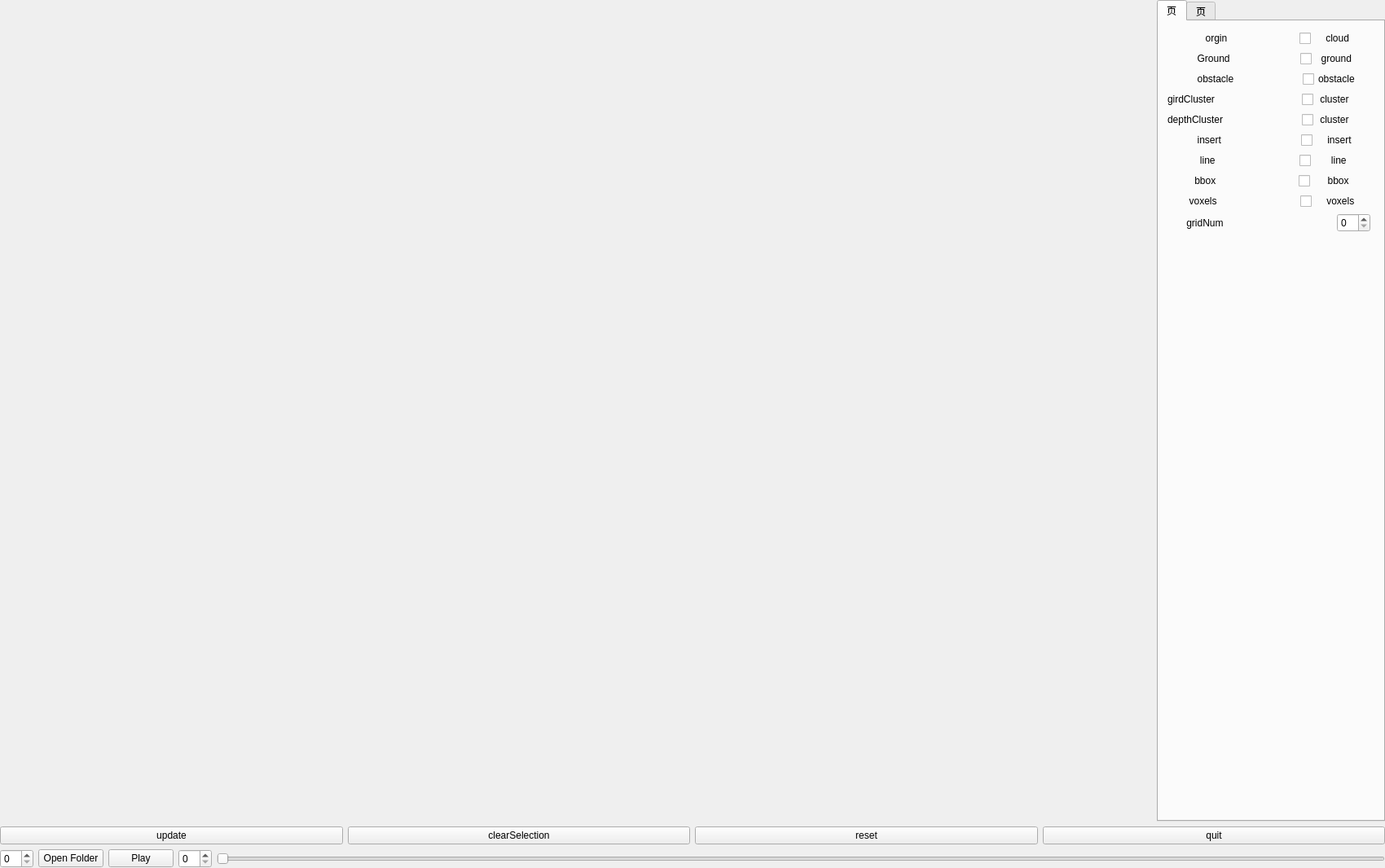
<?xml version="1.0" encoding="UTF-8"?>
<ui version="4.0">
 <class>MainWindow</class>
 <widget class="QMainWindow" name="MainWindow">
  <property name="geometry">
   <rect>
    <x>0</x>
    <y>0</y>
    <width>1700</width>
    <height>1066</height>
   </rect>
  </property>
  <property name="windowTitle">
   <string>MainWindow</string>
  </property>
  <widget class="QWidget" name="centralWidget">
   <layout class="QVBoxLayout" name="verticalLayout_2">
    <property name="spacing">
     <number>0</number>
    </property>
    <property name="leftMargin">
     <number>0</number>
    </property>
    <property name="topMargin">
     <number>0</number>
    </property>
    <property name="rightMargin">
     <number>0</number>
    </property>
    <property name="bottomMargin">
     <number>0</number>
    </property>
    <item>
     <layout class="QVBoxLayout" name="verticalLayout">
      <item>
       <layout class="QHBoxLayout" name="horizontalLayout_4">
        <property name="spacing">
         <number>0</number>
        </property>
        <item>
         <widget class="Viewer" name="CloudViewer" native="true">
          <property name="enabled">
           <bool>true</bool>
          </property>
          <property name="sizePolicy">
           <sizepolicy hsizetype="Preferred" vsizetype="Expanding">
            <horstretch>0</horstretch>
            <verstretch>0</verstretch>
           </sizepolicy>
          </property>
          <property name="mouseTracking">
           <bool>false</bool>
          </property>
         </widget>
        </item>
        <item>
         <widget class="QTabWidget" name="infoTab">
          <property name="enabled">
           <bool>true</bool>
          </property>
          <property name="sizePolicy">
           <sizepolicy hsizetype="Fixed" vsizetype="Expanding">
            <horstretch>0</horstretch>
            <verstretch>0</verstretch>
           </sizepolicy>
          </property>
          <property name="minimumSize">
           <size>
            <width>280</width>
            <height>0</height>
           </size>
          </property>
          <property name="font">
           <font>
            <pointsize>9</pointsize>
           </font>
          </property>
          <property name="currentIndex">
           <number>0</number>
          </property>
          <widget class="QWidget" name="choose">
           <property name="locale">
            <locale language="English" country="UnitedStates"/>
           </property>
           <attribute name="title">
            <string>页</string>
           </attribute>
           <widget class="QWidget" name="layoutWidget_3">
            <property name="geometry">
             <rect>
              <x>0</x>
              <y>0</y>
              <width>271</width>
              <height>280</height>
             </rect>
            </property>
            <layout class="QVBoxLayout" name="verticalLayout_3">
             <property name="spacing">
              <number>5</number>
             </property>
             <item>
              <layout class="QHBoxLayout" name="horizontalLayout_6">
               <property name="spacing">
                <number>0</number>
               </property>
               <item>
                <widget class="QLabel" name="label_3">
                 <property name="text">
                  <string>              orgin   </string>
                 </property>
                </widget>
               </item>
               <item>
                <spacer name="horizontalSpacer_3">
                 <property name="orientation">
                  <enum>Qt::Horizontal</enum>
                 </property>
                 <property name="sizeType">
                  <enum>QSizePolicy::Expanding</enum>
                 </property>
                 <property name="sizeHint" stdset="0">
                  <size>
                   <width>40</width>
                   <height>20</height>
                  </size>
                 </property>
                </spacer>
               </item>
               <item>
                <widget class="QCheckBox" name="cloudCB">
                 <property name="text">
                  <string>    cloud      </string>
                 </property>
                </widget>
               </item>
              </layout>
             </item>
             <item>
              <layout class="QHBoxLayout" name="horizontalLayout_5">
               <item>
                <widget class="QLabel" name="label">
                 <property name="text">
                  <string>           Ground</string>
                 </property>
                </widget>
               </item>
               <item>
                <spacer name="horizontalSpacer">
                 <property name="orientation">
                  <enum>Qt::Horizontal</enum>
                 </property>
                 <property name="sizeHint" stdset="0">
                  <size>
                   <width>40</width>
                   <height>20</height>
                  </size>
                 </property>
                </spacer>
               </item>
               <item>
                <widget class="QCheckBox" name="groundCB">
                 <property name="text">
                  <string>  ground     </string>
                 </property>
                </widget>
               </item>
              </layout>
             </item>
             <item>
              <layout class="QHBoxLayout" name="horizontalLayout_7">
               <property name="spacing">
                <number>6</number>
               </property>
               <item>
                <widget class="QLabel" name="label_2">
                 <property name="text">
                  <string>           obstacle</string>
                 </property>
                </widget>
               </item>
               <item>
                <spacer name="horizontalSpacer_2">
                 <property name="orientation">
                  <enum>Qt::Horizontal</enum>
                 </property>
                 <property name="sizeHint" stdset="0">
                  <size>
                   <width>40</width>
                   <height>20</height>
                  </size>
                 </property>
                </spacer>
               </item>
               <item>
                <widget class="QCheckBox" name="obstacleCB">
                 <property name="text">
                  <string>obstacle    </string>
                 </property>
                </widget>
               </item>
              </layout>
             </item>
             <item>
              <layout class="QHBoxLayout" name="horizontalLayout_10">
               <item>
                <widget class="QLabel" name="label_8">
                 <property name="text">
                  <string>girdCluster</string>
                 </property>
                </widget>
               </item>
               <item>
                <spacer name="horizontalSpacer_6">
                 <property name="orientation">
                  <enum>Qt::Horizontal</enum>
                 </property>
                 <property name="sizeType">
                  <enum>QSizePolicy::Expanding</enum>
                 </property>
                 <property name="sizeHint" stdset="0">
                  <size>
                   <width>40</width>
                   <height>20</height>
                  </size>
                 </property>
                </spacer>
               </item>
               <item>
                <widget class="QCheckBox" name="clusterCB">
                 <property name="text">
                  <string> cluster      </string>
                 </property>
                </widget>
               </item>
              </layout>
             </item>
             <item>
              <layout class="QHBoxLayout" name="horizontalLayout">
               <item>
                <widget class="QLabel" name="label_10">
                 <property name="text">
                  <string>depthCluster</string>
                 </property>
                </widget>
               </item>
               <item>
                <spacer name="horizontalSpacer_8">
                 <property name="orientation">
                  <enum>Qt::Horizontal</enum>
                 </property>
                 <property name="sizeType">
                  <enum>QSizePolicy::Expanding</enum>
                 </property>
                 <property name="sizeHint" stdset="0">
                  <size>
                   <width>40</width>
                   <height>20</height>
                  </size>
                 </property>
                </spacer>
               </item>
               <item>
                <widget class="QCheckBox" name="depthClusterCB">
                 <property name="text">
                  <string> cluster      </string>
                 </property>
                </widget>
               </item>
              </layout>
             </item>
             <item>
              <layout class="QHBoxLayout" name="horizontalLayout_8">
               <item>
                <widget class="QLabel" name="label_4">
                 <property name="text">
                  <string>           insert    </string>
                 </property>
                </widget>
               </item>
               <item>
                <spacer name="horizontalSpacer_4">
                 <property name="orientation">
                  <enum>Qt::Horizontal</enum>
                 </property>
                 <property name="sizeHint" stdset="0">
                  <size>
                   <width>40</width>
                   <height>20</height>
                  </size>
                 </property>
                </spacer>
               </item>
               <item>
                <widget class="QCheckBox" name="insertCB">
                 <property name="text">
                  <string>    insert     </string>
                 </property>
                </widget>
               </item>
              </layout>
             </item>
             <item>
              <layout class="QHBoxLayout" name="horizontalLayout_9">
               <item>
                <widget class="QLabel" name="label_5">
                 <property name="text">
                  <string>            line      </string>
                 </property>
                </widget>
               </item>
               <item>
                <spacer name="horizontalSpacer_5">
                 <property name="orientation">
                  <enum>Qt::Horizontal</enum>
                 </property>
                 <property name="sizeHint" stdset="0">
                  <size>
                   <width>40</width>
                   <height>20</height>
                  </size>
                 </property>
                </spacer>
               </item>
               <item>
                <widget class="QCheckBox" name="lineCB">
                 <property name="text">
                  <string>      line       </string>
                 </property>
                </widget>
               </item>
              </layout>
             </item>
             <item>
              <layout class="QHBoxLayout" name="horizontalLayout_2">
               <item>
                <widget class="QLabel" name="label_11">
                 <property name="text">
                  <string>          bbox     </string>
                 </property>
                </widget>
               </item>
               <item>
                <spacer name="horizontalSpacer_9">
                 <property name="orientation">
                  <enum>Qt::Horizontal</enum>
                 </property>
                 <property name="sizeHint" stdset="0">
                  <size>
                   <width>40</width>
                   <height>20</height>
                  </size>
                 </property>
                </spacer>
               </item>
               <item>
                <widget class="QCheckBox" name="bboxCB">
                 <property name="text">
                  <string>     bbox      </string>
                 </property>
                </widget>
               </item>
              </layout>
             </item>
             <item>
              <layout class="QHBoxLayout" name="horizontalLayout_14">
               <item>
                <widget class="QLabel" name="label_12">
                 <property name="text">
                  <string>        voxels     </string>
                 </property>
                </widget>
               </item>
               <item>
                <spacer name="horizontalSpacer_10">
                 <property name="orientation">
                  <enum>Qt::Horizontal</enum>
                 </property>
                 <property name="sizeHint" stdset="0">
                  <size>
                   <width>40</width>
                   <height>20</height>
                  </size>
                 </property>
                </spacer>
               </item>
               <item>
                <widget class="QCheckBox" name="voxelCB">
                 <property name="text">
                  <string>    voxels    </string>
                 </property>
                </widget>
               </item>
              </layout>
             </item>
             <item>
              <layout class="QHBoxLayout" name="horizontalLayout_11">
               <item>
                <widget class="QLabel" name="label_9">
                 <property name="text">
                  <string>       gridNum    </string>
                 </property>
                </widget>
               </item>
               <item>
                <spacer name="horizontalSpacer_7">
                 <property name="orientation">
                  <enum>Qt::Horizontal</enum>
                 </property>
                 <property name="sizeHint" stdset="0">
                  <size>
                   <width>40</width>
                   <height>20</height>
                  </size>
                 </property>
                </spacer>
               </item>
               <item>
                <widget class="QSpinBox" name="girdNumSB"/>
               </item>
              </layout>
             </item>
            </layout>
           </widget>
          </widget>
          <widget class="QWidget" name="tab">
           <attribute name="title">
            <string>页</string>
           </attribute>
           <widget class="QWidget" name="layoutWidget_4">
            <property name="geometry">
             <rect>
              <x>0</x>
              <y>0</y>
              <width>281</width>
              <height>961</height>
             </rect>
            </property>
            <layout class="QVBoxLayout" name="verticalLayout_4">
             <property name="spacing">
              <number>0</number>
             </property>
             <property name="sizeConstraint">
              <enum>QLayout::SetMaximumSize</enum>
             </property>
             <item>
              <layout class="QHBoxLayout" name="horizontalLayout_12">
               <property name="sizeConstraint">
                <enum>QLayout::SetMaximumSize</enum>
               </property>
               <item>
                <widget class="QLabel" name="label_6">
                 <property name="text">
                  <string>paramID</string>
                 </property>
                </widget>
               </item>
               <item>
                <widget class="QSpinBox" name="paramSB"/>
               </item>
               <item>
                <widget class="QLabel" name="label_7">
                 <property name="sizePolicy">
                  <sizepolicy hsizetype="Fixed" vsizetype="Preferred">
                   <horstretch>0</horstretch>
                   <verstretch>0</verstretch>
                  </sizepolicy>
                 </property>
                 <property name="text">
                  <string>value</string>
                 </property>
                </widget>
               </item>
               <item>
                <widget class="QDoubleSpinBox" name="paramDSB">
                 <property name="sizePolicy">
                  <sizepolicy hsizetype="Expanding" vsizetype="Fixed">
                   <horstretch>0</horstretch>
                   <verstretch>0</verstretch>
                  </sizepolicy>
                 </property>
                </widget>
               </item>
              </layout>
             </item>
             <item>
              <widget class="QPlainTextEdit" name="paramPTE">
               <property name="plainText">
                <string>groundRemove :                                           ID
line_search_angle(2)                                   0
max_slope(0.35)                                           1
tHmin(-2.15)                                                   2
tHmax(1.0)                                                      3
tHDiff(0.2)                                                       4
hSensor(1.73)                                                 5
r_min_bin(0.05)                                              6
r_max_bin(2)                                                   7
r_min_square(3 * 3)                                      8
r_max_square(120 * 120)                            9
n_bins(120)                                                     10
n_segments(240)                                          11
null                                                                    12
max_dist_to_line(0.15)                               13
visualize                                                           14
max_error_square(0.01)                             15
long_threshold(2.0)                                      16
max_long_height(0.2)                                  17
max_start_height(0.3)                                 18
sensor_height(1.70)                                     19
null                                                                     20
null                                                                     21
min_split_dist(0.1)                                         22
theta_start(65.1277)                                     23
theta_end(2)                                                    24
angle_resolution(0.41)                                 25
applayMedianFilterMinZ(0)                         26

depthCluster:
filter(1)                                                                 27
angle_threshold(10)                                        28
gridImageResize(1)                                          29
</string>
               </property>
              </widget>
             </item>
            </layout>
           </widget>
          </widget>
         </widget>
        </item>
       </layout>
      </item>
      <item>
       <layout class="QHBoxLayout" name="horizontalLayout_13">
        <item>
         <widget class="QPushButton" name="updatePB">
          <property name="text">
           <string>update</string>
          </property>
         </widget>
        </item>
        <item>
         <widget class="QPushButton" name="clearSelectionPB">
          <property name="text">
           <string>clearSelection</string>
          </property>
         </widget>
        </item>
        <item>
         <widget class="QPushButton" name="resetBT">
          <property name="text">
           <string>reset</string>
          </property>
         </widget>
        </item>
        <item>
         <widget class="QPushButton" name="quit">
          <property name="text">
           <string>quit</string>
          </property>
         </widget>
        </item>
       </layout>
      </item>
      <item>
       <layout class="QHBoxLayout" name="horizontalLayout_3">
        <item>
         <widget class="QSpinBox" name="dataSeqSB"/>
        </item>
        <item>
         <widget class="QPushButton" name="openFolderBT">
          <property name="text">
           <string>Open Folder</string>
          </property>
         </widget>
        </item>
        <item>
         <widget class="QPushButton" name="playBT">
          <property name="text">
           <string>Play</string>
          </property>
         </widget>
        </item>
        <item>
         <widget class="QSpinBox" name="DataIdxSBox"/>
        </item>
        <item>
         <widget class="QSlider" name="DataIdxVSlider">
          <property name="orientation">
           <enum>Qt::Horizontal</enum>
          </property>
         </widget>
        </item>
       </layout>
      </item>
     </layout>
    </item>
   </layout>
   <zorder></zorder>
  </widget>
 </widget>
 <layoutdefault spacing="6" margin="11"/>
 <customwidgets>
  <customwidget>
   <class>Viewer</class>
   <extends>QWidget</extends>
   <header>viewer.h</header>
   <container>1</container>
  </customwidget>
 </customwidgets>
 <resources/>
 <connections>
  <connection>
   <sender>quit</sender>
   <signal>clicked()</signal>
   <receiver>MainWindow</receiver>
   <slot>close()</slot>
   <hints>
    <hint type="sourcelabel">
     <x>1000</x>
     <y>687</y>
    </hint>
    <hint type="destinationlabel">
     <x>1000</x>
     <y>758</y>
    </hint>
   </hints>
  </connection>
  <connection>
   <sender>DataIdxVSlider</sender>
   <signal>valueChanged(int)</signal>
   <receiver>DataIdxSBox</receiver>
   <slot>setValue(int)</slot>
   <hints>
    <hint type="sourcelabel">
     <x>354</x>
     <y>719</y>
    </hint>
    <hint type="destinationlabel">
     <x>281</x>
     <y>720</y>
    </hint>
   </hints>
  </connection>
  <connection>
   <sender>DataIdxSBox</sender>
   <signal>valueChanged(int)</signal>
   <receiver>DataIdxVSlider</receiver>
   <slot>setValue(int)</slot>
   <hints>
    <hint type="sourcelabel">
     <x>271</x>
     <y>710</y>
    </hint>
    <hint type="destinationlabel">
     <x>484</x>
     <y>725</y>
    </hint>
   </hints>
  </connection>
 </connections>
</ui>
